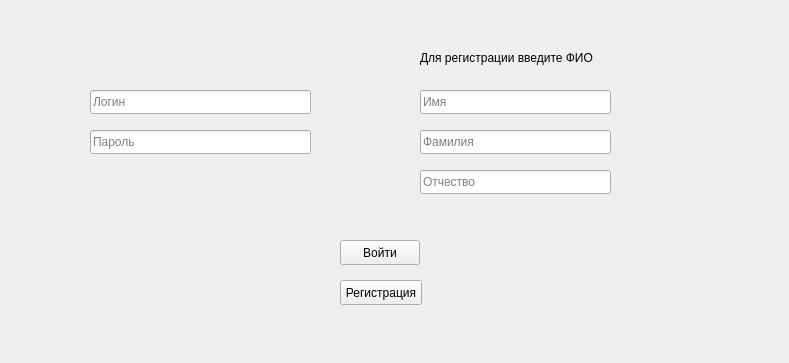
<?xml version="1.0" encoding="UTF-8"?>
<ui version="4.0">
 <class>Form</class>
 <widget class="QWidget" name="Form">
  <property name="geometry">
   <rect>
    <x>0</x>
    <y>0</y>
    <width>789</width>
    <height>363</height>
   </rect>
  </property>
  <property name="windowTitle">
   <string>Вход</string>
  </property>
  <widget class="QLineEdit" name="lineEdit">
   <property name="geometry">
    <rect>
     <x>90</x>
     <y>90</y>
     <width>221</width>
     <height>24</height>
    </rect>
   </property>
   <property name="placeholderText">
    <string>Логин</string>
   </property>
  </widget>
  <widget class="QLineEdit" name="lineEdit_2">
   <property name="geometry">
    <rect>
     <x>90</x>
     <y>130</y>
     <width>221</width>
     <height>24</height>
    </rect>
   </property>
   <property name="echoMode">
    <enum>QLineEdit::Password</enum>
   </property>
   <property name="placeholderText">
    <string>Пароль</string>
   </property>
  </widget>
  <widget class="QPushButton" name="pushButton_2">
   <property name="geometry">
    <rect>
     <x>340</x>
     <y>240</y>
     <width>80</width>
     <height>25</height>
    </rect>
   </property>
   <property name="text">
    <string>Войти</string>
   </property>
  </widget>
  <widget class="QPushButton" name="pushButton">
   <property name="geometry">
    <rect>
     <x>340</x>
     <y>280</y>
     <width>82</width>
     <height>25</height>
    </rect>
   </property>
   <property name="layoutDirection">
    <enum>Qt::RightToLeft</enum>
   </property>
   <property name="text">
    <string>Регистрация</string>
   </property>
  </widget>
  <widget class="QLineEdit" name="lineEdit_3">
   <property name="geometry">
    <rect>
     <x>420</x>
     <y>90</y>
     <width>191</width>
     <height>24</height>
    </rect>
   </property>
   <property name="placeholderText">
    <string>Имя</string>
   </property>
  </widget>
  <widget class="QLineEdit" name="lineEdit_4">
   <property name="geometry">
    <rect>
     <x>420</x>
     <y>130</y>
     <width>191</width>
     <height>24</height>
    </rect>
   </property>
   <property name="placeholderText">
    <string>Фамилия</string>
   </property>
  </widget>
  <widget class="QLineEdit" name="lineEdit_5">
   <property name="geometry">
    <rect>
     <x>420</x>
     <y>170</y>
     <width>191</width>
     <height>24</height>
    </rect>
   </property>
   <property name="placeholderText">
    <string>Отчество</string>
   </property>
  </widget>
  <widget class="QLabel" name="label">
   <property name="geometry">
    <rect>
     <x>420</x>
     <y>50</y>
     <width>201</width>
     <height>16</height>
    </rect>
   </property>
   <property name="text">
    <string>Для регистрации введите ФИО</string>
   </property>
  </widget>
 </widget>
 <resources/>
 <connections/>
</ui>
